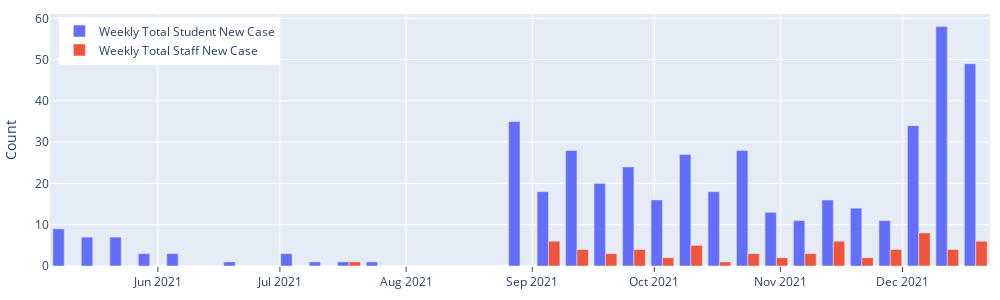

The cell this chart's notebook holds for it:
### Code cell
# bar plot entire school district weekly new case, 
plot_week = go.Figure(data=[go.Bar(
    name = 'Weekly Total Student New Case',
    x = df_weekSum.index,
    y = df_weekSum.stu_newPos.values
   ),
                       go.Bar(
    name = 'Weekly Total Staff New Case',
    x = df_weekSum.index,
    y = df_weekSum.staff_newPos
   )
])
plot_week.update_layout(BARCHART_LAYOUT)
plot_week.update_xaxes(showgrid=True, ticks='outside', tickson='boundaries', ticklen=5)
plot_week.update_yaxes(tick0=0, dtick=10, title_text='Count')

plot_week.show()

### Figure 1 — Plotly figure (JSON) as saved in the notebook; plotly's stock layout.template omitted (floating-point values rounded to 4 significant figures)
{"data": [{"name": "Weekly Total Student New Case", "type": "bar", "x": ["2021-05-09T00:00:00", "2021-05-16T00:00:00", "2021-05-23T00:00:00", "2021-05-30T00:00:00", "2021-06-06T00:00:00", "2021-06-13T00:00:00", "2021-06-20T00:00:00", "2021-07-04T00:00:00", "2021-07-11T00:00:00", "2021-07-18T00:00:00", "2021-07-25T00:00:00", "2021-08-29T00:00:00", "2021-09-05T00:00:00", "2021-09-12T00:00:00", "2021-09-19T00:00:00", "2021-09-26T00:00:00", "2021-10-03T00:00:00", "2021-10-10T00:00:00", "2021-10-17T00:00:00", "2021-10-24T00:00:00", "2021-10-31T00:00:00", "2021-11-07T00:00:00", "2021-11-14T00:00:00", "2021-11-21T00:00:00", "2021-11-28T00:00:00", "2021-12-05T00:00:00", "2021-12-12T00:00:00", "2021-12-19T00:00:00"], "y": [9, 7, 7, 3, 3, 0, 1, 3, 1, 1, 1, 35, 18, 28, 20, 24, 16, 27, 18, 28, 13, 11, 16, 14, 11, 34, 58, 49]}, {"name": "Weekly Total Staff New Case", "type": "bar", "x": ["2021-05-09T00:00:00", "2021-05-16T00:00:00", "2021-05-23T00:00:00", "2021-05-30T00:00:00", "2021-06-06T00:00:00", "2021-06-13T00:00:00", "2021-06-20T00:00:00", "2021-07-04T00:00:00", "2021-07-11T00:00:00", "2021-07-18T00:00:00", "2021-07-25T00:00:00", "2021-08-29T00:00:00", "2021-09-05T00:00:00", "2021-09-12T00:00:00", "2021-09-19T00:00:00", "2021-09-26T00:00:00", "2021-10-03T00:00:00", "2021-10-10T00:00:00", "2021-10-17T00:00:00", "2021-10-24T00:00:00", "2021-10-31T00:00:00", "2021-11-07T00:00:00", "2021-11-14T00:00:00", "2021-11-21T00:00:00", "2021-11-28T00:00:00", "2021-12-05T00:00:00", "2021-12-12T00:00:00", "2021-12-19T00:00:00"], "y": [0, 0, 0, 0, 0, 0, 0, 0, 0, 1, 0, 0, 6, 4, 3, 4, 2, 5, 1, 3, 2, 3, 6, 2, 4, 8, 4, 6]}], "layout": {"barmode": "group", "height": 300, "hoverlabel": {"bgcolor": "white", "font": {"size": 10}}, "hovermode": "x unified", "legend": {"x": 0.01, "xanchor": "left", "y": 0.99, "yanchor": "top"}, "margin": {"b": 10, "l": 10, "r": 10, "t": 10}, "width": 1000, "xaxis": {"showgrid": true, "ticklen": 5, "ticks": "outside", "tickson": "boundaries"}, "yaxis": {"dtick": 10, "tick0": 0, "title": {"text": "Count"}}}}
